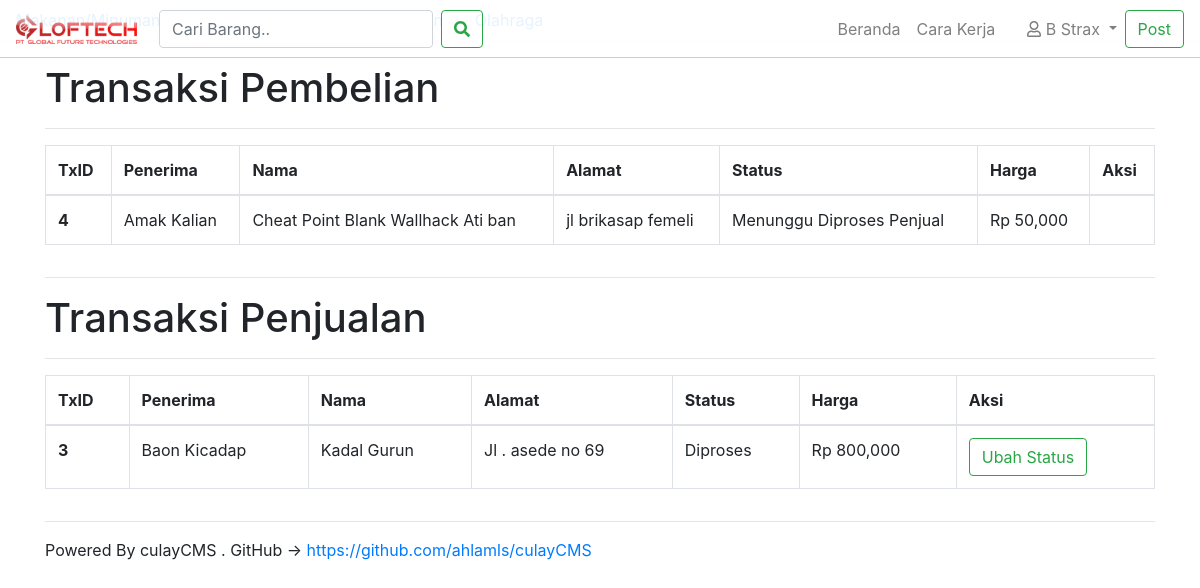
/trx.php (signed in), run on the app's committed database.
### tables this page shows
CREATE TABLE `transaksi` (
  `id` int(11) NOT NULL,
  `penerima` text NOT NULL,
  `nama` text NOT NULL,
  `alamat` text NOT NULL,
  `produk_id` int(11) NOT NULL,
  `penjual_id` int(11) NOT NULL,
  `pembeli_id` int(11) NOT NULL,
  `status` text NOT NULL,
  `harga` int(11) NOT NULL
);

### session.php (called while the page is built, shortened)
<?php
if(!isset($_SESSION['uid'])){
  $login=FALSE;
}else {
  $uid = $_SESSION['uid'];
}
 ?>

### trx.php (the view, shortened to what this page needs)
<?php
require_once "modular/header.php";
$txlist = "";
$txlist2 = "";
$sql = "SELECT * FROM transaksi  WHERE `pembeli_id` = $uid";
$result = $conn->query($sql);
if ($result->num_rows > 0) {
    while($row = $result->fetch_assoc()) {
      $aidi = $row['id'];
      $penerima = $row['penerima'];
        $nama = $row['nama'];
      $alamat = $row['alamat'];
      $status = $row['status'];
      $harga = number_format($row['harga']);
      $txlist .="<tr>
        <th scope='row'>$aidi</th>
        <td>$penerima</td>
          <td>$nama</td>
        <td>$alamat</td>
        <td>$status</td>
        <td>Rp $harga</td>
        <td></td>
      </tr>";
    }
} else {
    $txlist = "Tidak Ada Transaksi";
}
$sql = "SELECT * FROM transaksi  WHERE `penjual_id` = $uid";
$result = $conn->query($sql);
if ($result->num_rows > 0) {
    while($row = $result->fetch_assoc()) {
      $aidi = $row['id'];
      $penerima = $row['penerima'];
        $nama = $row['nama'];
      $alamat = $row['alamat'];
      $status = $row['status'];
      $harga = number_format($row['harga']);
      $txlist2 .="<tr>
        <th scope='row'>$aidi</th>
        <td>$penerima</td>
          <td>$nama</td>
        <td>$alamat</td>
        <td>$status</td>
        <td>Rp $harga</td>
        <td><a href='ubahstatus.php?id=$aidi'><button class='btn btn-outline-success'>Ubah Status</button></td>
      </tr>";
    }
} else {
    $txlist2 = "Tidak Ada Transaksi";
}
?>
<body class="bg-light">
<?php require_once "modular/navbar.php"?>
<main role="main" class="container">
<br>
  <h1 class="d-none d-lg-block d-md-block">Transaksi Pembelian</h1>
  <hr>
  <div class="table-responsive">
    <table class="table table-bordered">
      <thead>
        <tr>
          <th scope="col">TxID</th>
          <th scope="col">Penerima</th>
            <th scope="col">Nama</th>
          <th scope="col">Alamat</th>
          <th scope="col">Status</th>
          <th scope="col">Harga</th>
          <th scope="col">Aksi</th>
        </tr>
      </thead>
      <tbody>
      <?php echo $txlist ?>
      </tbody>
    </table>
  </div>
<hr>
<h1 class="d-none d-lg-block d-md-block">Transaksi Penjualan</h1>
<hr>
<div class="table-responsive">
  <table class="table table-bordered">
    <thead>
      <tr>
        <th scope="col">TxID</th>
        <th scope="col">Penerima</th>
          <th scope="col">Nama</th>
        <th scope="col">Alamat</th>
        <th scope="col">Status</th>
        <th scope="col">Harga</th>
        <th scope="col">Aksi</th>
      </tr>
    </thead>
    <tbody>
    <?php echo $txlist2 ?>
    </tbody>
  </table>
</div>
<hr>
Powered By culayCMS . GitHub -> <a href="https://github.com/ahlamls/culayCMS">https://github.com/ahlamls/culayCMS</a>
</main>
<?php
require_once "modular/footer.php" ?>

### assets/css/style.css (style rules this page uses)
.bg-light { background-color:#FFFFFF !important; }

### data on the page
transaksi: id "4", penerima "Amak Kalian", nama "Cheat Point Blank Wallhack Ati ban", alamat "jl brikasap femeli", status "Menunggu Diproses Penjual", harga "50,000"
transaksi: id "3", penerima "Baon Kicadap", nama "Kadal Gurun", alamat "Jl . asede no 69", status "Diproses", harga "800,000"

### other printed values
$uname "B Strax"
